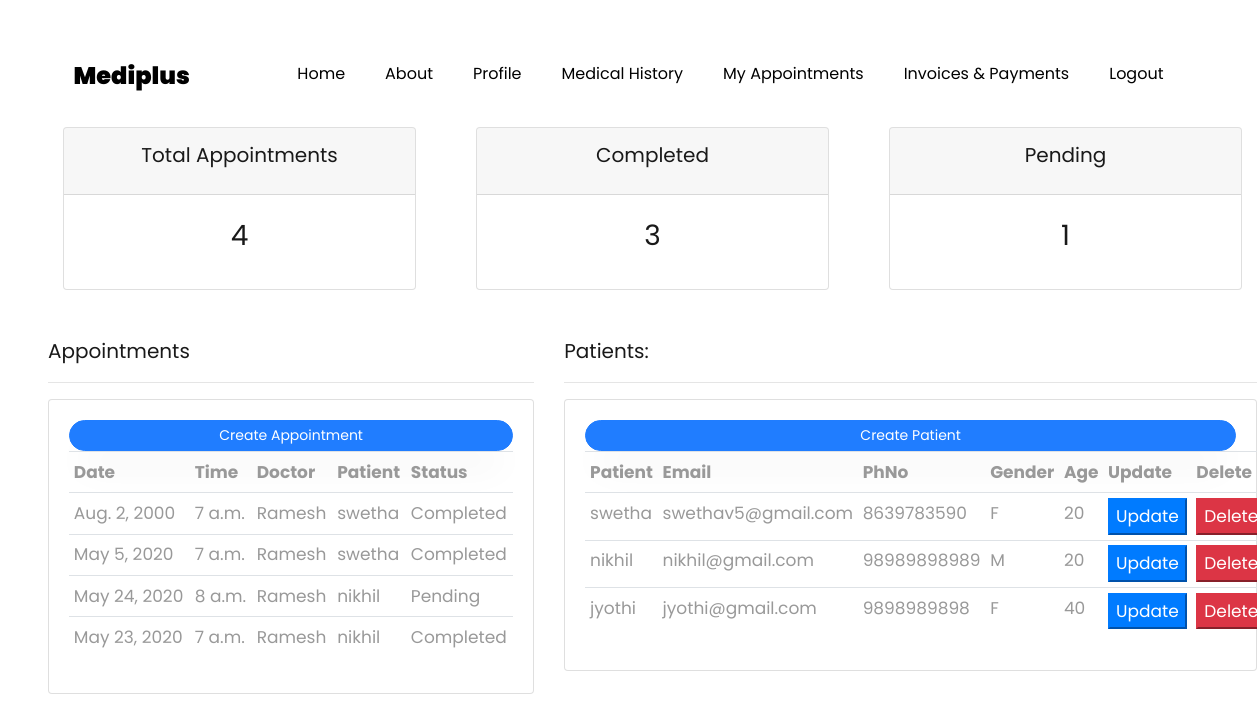
The page /receiptionist/ (signed in) on the database its author committed.
### core/models.py (models this page shows, shortened)
class Appointment(models.Model):
    status_choices=(
        ('Completed','Completed'),
        ('Pending','Pending'),
    )
    patient=models.ForeignKey(Patient,on_delete=models.CASCADE)
    doctor=models.ForeignKey(Doctor,on_delete=models.CASCADE)
    Time=models.TimeField()
    Date=models.DateField()
    status=models.CharField(choices=status_choices,max_length=300)

class Doctor(models.Model):
    status_choices=(
        ('onduty','onduty'),
        ('offduty','offduty'),
    )
    user=models.OneToOneField(Users,on_delete=models.CASCADE,primary_key=True)
    Education=models.CharField(max_length=500)
    Specialization=models.CharField(max_length=500)
    AadharNo=models.IntegerField()
    Attendence=models.IntegerField(null=True,blank=True)
    Salary=models.IntegerField(null=True,blank=True)
    status=models.CharField(choices=status_choices,max_length=300)
    def __str__(self):
        return self.user.username

class Users(AbstractUser):
    PATIENT=1
    DOCTOR=2
    HR=3
    RECEPTIONIST=4
    ROLE_CHOICES = (
        (PATIENT, 'Patient'),
        (DOCTOR, 'Doctor'),
        (HR,'HR'),
        (RECEPTIONIST,'Receptionist')
    )
    GENDER_CHOICES = (
        ('M', 'Male'),
        ('F', 'Female'),
        ('O', 'Other'),
    )
    role = models.PositiveSmallIntegerField(choices=ROLE_CHOICES,null=True,blank=True)
    gender = models.CharField(max_length=1, choices=GENDER_CHOICES)
    age=models.IntegerField(null=True,blank=True)
    phoneno=models.BigIntegerField(null=True,blank=True)
    address=models.TextField(null=True,blank=True)
    def __str__(self):
        return self.username

class Patient(models.Model):
    user=models.OneToOneField(Users,on_delete=models.CASCADE,primary_key=True)
    def __str__(self):
        return self.user.username

### core/views.py (the view)
# urls.py: path('receiptionist/',views.Receiptionist,name='Receiptionist'),
def Receiptionist(request):
    patient=Patient.objects.all()
    appointment=Appointment.objects.all()
    total_appointment=appointment.count()
    pending=appointment.filter(status='Pending').count()
    completed=appointment.filter(status='Completed').count()
    context={
        'total_appointment':total_appointment,
        'pending':pending,
        'completed':completed,
        'patient':patient,'appointment':appointment
    }
    return render(request,'receiptionist.html',context=context)

### core/templates/receiptionist.html (shortened to what this page needs)
{% extends 'base.html' %}
{% load static %}
{% block content %}
  <br>
<div class="row">
	<div class="col">
		<div class="col-md">
			<div class="card text-center text-white  mb-3" id="total-appointment">
			  	<div class="card-header">
			  		<h5 class="card-title">Total Appointments</h5>
			  	</div>
			  	<div class="card-body">
			    	<h3 class="card-title">{{total_appointment}}</h3>
			  	</div>
			</div>
		</div>
	</div>
	<div class="col">
		<div class="col-md">
			<div class="card text-center text-white  mb-3" id="orders-delivered">
			  	<div class="card-header">
			  		<h5 class="card-title">Completed </h5>
			  	</div>
			  	<div class="card-body">
			    	<h3 class="card-title">{{completed}}</h3>
			  	</div>
			</div>
		</div>
	</div>
	<div class="col">
		<div class="col-md">
			<div class="card text-center text-white  mb-3" id="orders-pending">
			  	<div class="card-header">
			  		<h5 class="card-title">Pending</h5>
			  	</div>
			  	<div class="card-body">
			    	<h3 class="card-title">{{pending}}</h3>
			  	</div>
			</div>
		</div>
	</div>
</div>
<br>
<div class="row">
<div class="col-md-5">
	<h5>Appointments</h5>
	<hr>
	<div class="card card-body">
		<a class="btn btn-primary  btn-sm btn-block" href="{% url 'CreateAppointment' %}">Create Appointment</a>
		<table class="table table-sm">
			<tr>
				<th>Date</th>
				<th>Time</th>
				<th>Doctor</th>
				<th>Patient</th>
				<th>Status</th>
			</tr>
			{% for a in appointment %}
				<tr>
					<td>{{a.Date}}</td>
					<td>{{a.Time}}</td>
					<td>{{a.doctor}}</td>
					<td>{{a.patient}}</td>
					<td>{{a.status}}</td>
				</tr>
			{% endfor %}
		</table>
	</div>
</div>
	<div class="col-md-7">
		<h5>Patients:</h5>
		<hr>
		<div class="card card-body">
			<a class="btn btn-primary  btn-sm btn-block" href="">Create Patient</a>
			<table class="table table-sm">
				<tr>
				<th>Patient</th>
				<th>Email</th>
				<th>PhNo</th>
				<th>Gender</th>
				<th>Age</th>
				<th>Update</th>
				<th>Delete</th>
				</tr>
				{% for p in patient %}
          <tr>
            <td>{{p.user}}</td>
            <td>{{p.user.email}}</td>
            <td>{{p.user.phoneno}}</td>
            <td>{{p.user.gender}}</td>
            <td>{{p.user.age}}</td>
            <td><a href='{% url "ProfileUpdate" p.user_id %}'><button class='btn-primary'>Update</button></a></td>
            <td><a href='{% url "deletePatient" p.user_id %}'><button class='btn-danger'>Delete</button></a></td>
          </tr>
           {% endfor %}
			</table>
		</div>
	</div>
</div>
 {% endblock %}

### rows shown on the page
Appointment: Date "Aug. 2, 2000", Time "7 a.m.", doctor "Ramesh", patient "swetha", status "Completed"
Appointment: Date "May 5, 2020", Time "7 a.m.", doctor "Ramesh", patient "swetha", status "Completed"
Appointment: Date "May 24, 2020", Time "8 a.m.", doctor "Ramesh", patient "nikhil", status "Pending"
Appointment: Date "May 23, 2020", Time "7 a.m.", doctor "Ramesh", patient "nikhil", status "Completed"
Patient: user "swetha", user.email "swethav5@gmail.com", user.phoneno "8639783590", user.gender "F", user.age "20"
Patient: user "nikhil", user.email "nikhil@gmail.com", user.phoneno "98989898989", user.gender "M", user.age "20"
Patient: user "jyothi", user.email "jyothi@gmail.com", user.phoneno "9898989898", user.gender "F", user.age "40"

### other values the page prints
{{ total_appointment }} "4"
{{ completed }} "3"
{{ pending }} "1"
